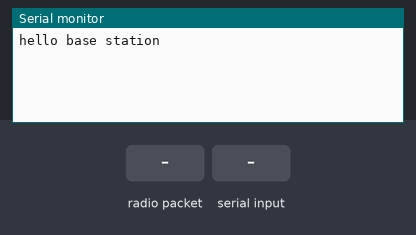
Bench run of a sketch on a simulated Arduino Pro Mini, built with avr-gcc and run on an emulated ATmega328P. Parts: the last lines printed to the serial monitor. The inputs (shaded band) are chosen by the test bench. No radio packets arrive unless stated.

Above: at 1.2 s.
1.3 s: radio packet "1" arrives
At 2.3 s:
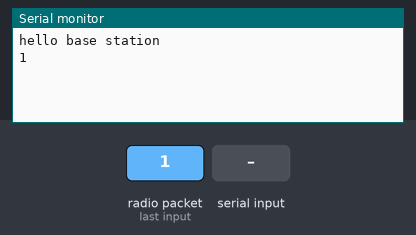
2.8 s: "1\n" received over Serial
At 3.6 s:
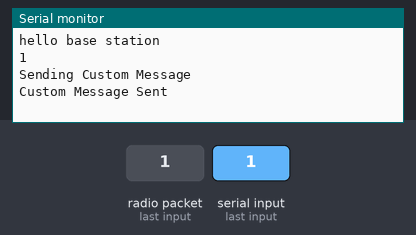

Measured:
- after the input at 1.3 s, the serial monitor: prints a new line at once (image 1)
- after the input at 2.8 s, the serial monitor: prints a new line at once (image 2)

The sketch:

baseStationController.ino
```cpp
/* Base Station Controller
 * Code to control the base station device.
 * Very rudimentary right now.
 * Tasks involve:
 * Communication through Nordic.
 * Reading packet data to determine SOS or Danger message.
 * Periodically broadcasting out the last SOS and Danger message received.
 */

// For Nordic Radio
#include <SPI.h>
#include "nRF24L01.h"
#include "RF24.h"

// Constants
const int MAX_PACKET_SIZE = 32;
const char PACKET_DELIMITER = '\n';
const long BITS_PER_BYTE = 10;
const uint64_t RADIO_PIPE = 0xF0F0F0F0E1LL; // Radio pipe address for nordics to communicate.
const long RESEND_PERIOD = 10000;

// Pins
// Commented pins pertain to actual device (pro mini) when it differs from breadboard (boarduino).
const int radioCS = 8;
const int radioCE = 9;
const int SPI_SS = 10; // not used by device, but the pin should not be used for other activity.
const int SPI_MOSI = 11;
const int SPI_MISO = 12;
const int SPI_SCK = 13;

/*
 * Pins Additional Info
 * Nordic Hookup
 * http://maniacbug.wordpress.com/2011/03/19/2-4ghz-rf-radio-transceivers-and-library-8/
 * http://www.ebay.com/itm/2-4G-Wireless-nRF24L01-Module-/271021015267?pt=LH_DefaultDomain_0&hash=item3f1a1c80e3
 * SPI
 * It is also important that the SPI bus pins (MOSI, MISO, SCK, SS) are devoted for SPI activity.
 * The SPI pin constants above are not used by this code, but they are used by the device.
 * http://arduino.cc/en/Main/ArduinoBoardProMini
 * http://arduino.cc/en/Reference/SPI
 *
 * The remaining pins can be freely assigned.
 */

// Packet Buffers
char readRadioPacket[MAX_PACKET_SIZE];
int readRadioPacketSize;
char lastSOSPacket[MAX_PACKET_SIZE];
int lastSOSPacketSize;
char lastDangerPacket[MAX_PACKET_SIZE];
int lastDangerPacketSize;

// Packet Protocol
// Should match Android Packet class
enum PacketType {
  TYPE_DANGER = 'D',
  TYPE_SOS = 'S',
  TYPE_NOT_SPECIFIED = '?'
};
const int packetTypeIndex = 1;

enum LevelOfDanger {
  DANGER_SMALL = '1',
  DANGER_MEDIUM = '2',
  DANGER_SEVERE = '3',
  DANGER_NOT_SPECIFIED = '?'
};
const int dangerLevelIndex = 3;

// Nordic Radio
RF24 radio(radioCE, radioCS);

// Packet Timing
long lastSOSSendTime = 0;
long lastDangerSendTime = 0;

// Prepare communication channels and initial state
void setup(){
  // For Debugging
  Serial.begin(57600);
  Serial.println("hello base station");

  // Nordic radio
  radio.begin();
  radio.setRetries(15,15); // optionally, increase the delay between retries & # of retries
  radio.openReadingPipe(0,RADIO_PIPE); // Open pipes initially for reading
  radio.startListening(); // Start listening
}

void loop(){
  long currentTime = millis();
  if (readRadio()) {
    // Do Actions with fresh readRadioPacket
    Serial.println(readRadioPacket);

      // Parse packet
    long currentTime = millis();
    if (readRadioPacketSize > packetTypeIndex) {
      if (readRadioPacket[packetTypeIndex] == TYPE_SOS) {
        for (int i = 0; i < readRadioPacketSize; i++) {
          lastSOSPacket[i] = readRadioPacket[i];
        }
        lastSOSPacketSize = readRadioPacketSize;
        // Don't resend immediately
        lastSOSSendTime = currentTime;
      } else if (readRadioPacket[packetTypeIndex] == TYPE_DANGER) {
        for (int i = 0; i < readRadioPacketSize; i++) {
          lastDangerPacket[i] = readRadioPacket[i];
        }
        lastDangerPacketSize = readRadioPacketSize;
        // Don't resend immediately
        lastDangerSendTime = currentTime;
      }
    }

    // Clear packet data
    memset(readRadioPacket, 0, readRadioPacketSize);
  }

  if (currentTime - lastSOSSendTime > RESEND_PERIOD && lastSOSPacketSize != 0) {
    Serial.println("Sending SOS Message");
    sendRadioPacket(lastSOSPacket, lastSOSPacketSize);
    lastSOSSendTime = currentTime;
  }
  if (currentTime - lastDangerSendTime > RESEND_PERIOD && lastDangerPacketSize != 0) {
    Serial.println("Sending Danger Message");
    sendRadioPacket(lastDangerPacket, lastDangerPacketSize);
    lastDangerSendTime = currentTime;
  }

  if (Serial.available()) {
    // Send Custom Message
    Serial.println("Sending Custom Message");
    char message[MAX_PACKET_SIZE];
    int bytesRead = Serial.readBytesUntil(PACKET_DELIMITER, message, MAX_PACKET_SIZE);
    message[bytesRead] = PACKET_DELIMITER;
    if (sendRadioPacket(message, bytesRead+1)) {
      Serial.println("Custom Message Sent");
    } else {
      Serial.println("Custom Message Dropped");
    }
  }

}

/********************
-- readRadio

Returns true if we received a packet on the radio.
If we did, modifies readRadioPacket and readRadioPacketSize with the read data.
readRadioPacket should be well-formed, but that is up to the sender.
TODO: handle case if packet spans more than one radio packet.
********************/
boolean readRadio() {
  boolean received = false;
  if (radio.available()) {
    readRadioPacketSize = radio.getPayloadSize();
    received = radio.read(readRadioPacket, readRadioPacketSize);
    // Find PACKET_DELIMITER
    for (int i = 0; i < readRadioPacketSize; i++) {
      if (readRadioPacket[i] == PACKET_DELIMITER) {
        readRadioPacketSize = i + 1;
        break;
      }
    }
  }
  return received;
}

/********************
-- sendRadioPacket

Broadcasts a packet via the radio.
Packet should already be well-formed.
Returns true if the packet was successfully delivered (someone received it and ACKed).
********************/
boolean sendRadioPacket(char packet[], int length) {
  radio.stopListening();
  radio.openWritingPipe(RADIO_PIPE);

  boolean delivered = radio.write(packet, length);
  radio.openReadingPipe(0, RADIO_PIPE);
  radio.startListening();
  return delivered;
}
```
